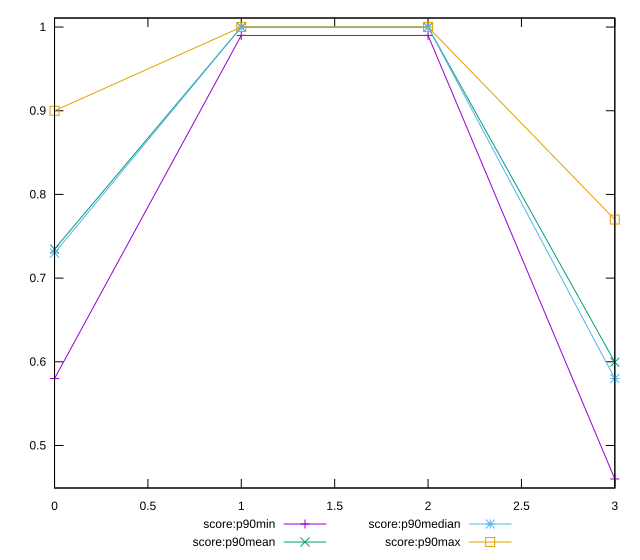

Generate this figure with gnuplot:
reset

$scoreP90Min <<EOF
0 0.58
1 0.99
2 0.99
3 0.46
EOF

$scoreP90Mean <<EOF
0 0.73468085106383
1 0.9998936170212765
2 0.9998924731182796
3 0.5995744680851064
EOF

$scoreP90Median <<EOF
0 0.73
1 1
2 1
3 0.58
EOF

$scoreP90Max <<EOF
0 0.9
1 1
2 1
3 0.77
EOF

set key outside below
set xrange [0:3]
set yrange [0.44920000000000004:1.0108]
set trange [0.44920000000000004:1.0108]
set terminal svg size 640, 560 enhanced background rgb 'white'
set output "report/report_00029_2021-02-24T13-36-40.390Z/bootup-time/progression/score.svg"

plot $scoreP90Min title "score:p90min" with linespoints, \
     $scoreP90Mean title "score:p90mean" with linespoints, \
     $scoreP90Median title "score:p90median" with linespoints, \
     $scoreP90Max title "score:p90max" with linespoints

reset
